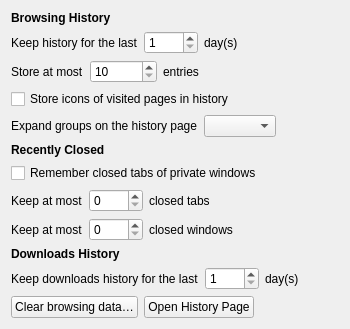
     <widget class="QWidget" name="historyPage">
      <layout class="QVBoxLayout" name="historyPageLayout">
       <item>
        <widget class="QLabel" name="historyHeader">
         <property name="font">
          <font>
           <weight>75</weight>
           <bold>true</bold>
          </font>
         </property>
         <property name="text">
          <string>Browsing History</string>
         </property>
        </widget>
       </item>
       <item>
        <layout class="QHBoxLayout" name="historyPeriodLayout">
         <item>
          <widget class="QLabel" name="historyPeriodLabel">
           <property name="text">
            <string>Keep history for the last</string>
           </property>
          </widget>
         </item>
         <item>
          <widget class="QSpinBox" name="historyPeriodSpinBox">
           <property name="minimum">
            <number>1</number>
           </property>
           <property name="maximum">
            <number>3650</number>
           </property>
          </widget>
         </item>
         <item>
          <widget class="QLabel" name="historyPeriodDaysLabel">
           <property name="text">
            <string>day(s)</string>
           </property>
          </widget>
         </item>
         <item>
          <spacer name="historyPeriodSpacer">
           <property name="orientation">
            <enum>Qt::Horizontal</enum>
           </property>
           <property name="sizeHint" stdset="0">
            <size>
             <width>40</width>
             <height>0</height>
            </size>
           </property>
          </spacer>
         </item>
        </layout>
       </item>
       <item>
        <layout class="QHBoxLayout" name="historyAmountLayout">
         <item>
          <widget class="QLabel" name="historyAmountLabel">
           <property name="text">
            <string>Store at most</string>
           </property>
          </widget>
         </item>
         <item>
          <widget class="QSpinBox" name="historyAmountSpinBox">
           <property name="minimum">
            <number>10</number>
           </property>
           <property name="maximum">
            <number>1000000</number>
           </property>
          </widget>
         </item>
         <item>
          <widget class="QLabel" name="historyAmountEntriesLabel">
           <property name="text">
            <string>entries</string>
           </property>
          </widget>
         </item>
         <item>
          <spacer name="historyAmountSpacer">
           <property name="orientation">
            <enum>Qt::Horizontal</enum>
           </property>
           <property name="sizeHint" stdset="0">
            <size>
             <width>40</width>
             <height>0</height>
            </size>
           </property>
          </spacer>
         </item>
        </layout>
       </item>
       <item>
        <widget class="QCheckBox" name="historyStoreFaviconsCheckBox">
         <property name="text">
          <string>Store icons of visited pages in history</string>
         </property>
        </widget>
       </item>
       <item>
        <layout class="QHBoxLayout" name="historyExpandLayout">
         <item>
          <widget class="QLabel" name="historyExpandLabel">
           <property name="text">
            <string>Expand groups on the history page</string>
           </property>
          </widget>
         </item>
         <item>
          <widget class="QComboBox" name="historyExpandGroupsComboBox"/>
         </item>
         <item>
          <spacer name="historyExpandSpacer">
           <property name="orientation">
            <enum>Qt::Horizontal</enum>
           </property>
           <property name="sizeHint" stdset="0">
            <size>
             <width>40</width>
             <height>0</height>
            </size>
           </property>
          </spacer>
         </item>
        </layout>
       </item>
       <item>
        <widget class="QLabel" name="historyClosedHeader">
         <property name="font">
          <font>
           <weight>75</weight>
           <bold>true</bold>
          </font>
         </property>
         <property name="text">
          <string>Recently Closed</string>
         </property>
        </widget>
       </item>
       <item>
        <widget class="QCheckBox" name="historyRememberClosedPrivateTabsCheckBox">
         <property name="text">
          <string>Remember closed tabs of private windows</string>
         </property>
        </widget>
       </item>
       <item>
        <layout class="QHBoxLayout" name="historyClosedTabsLayout">
         <item>
          <widget class="QLabel" name="historyClosedTabsLabel">
           <property name="text">
            <string>Keep at most</string>
           </property>
          </widget>
         </item>
         <item>
          <widget class="QSpinBox" name="historyClosedTabsSpinBox">
           <property name="minimum">
            <number>0</number>
           </property>
           <property name="maximum">
            <number>1000</number>
           </property>
          </widget>
         </item>
         <item>
          <widget class="QLabel" name="historyClosedTabsEntriesLabel">
           <property name="text">
            <string>closed tabs</string>
           </property>
          </widget>
         </item>
         <item>
          <spacer name="historyClosedTabsSpacer">
           <property name="orientation">
            <enum>Qt::Horizontal</enum>
           </property>
           <property name="sizeHint" stdset="0">
            <size>
             <width>40</width>
             <height>0</height>
            </size>
           </property>
          </spacer>
         </item>
        </layout>
       </item>
       <item>
        <layout class="QHBoxLayout" name="historyClosedWindowsLayout">
         <item>
          <widget class="QLabel" name="historyClosedWindowsLabel">
           <property name="text">
            <string>Keep at most</string>
           </property>
          </widget>
         </item>
         <item>
          <widget class="QSpinBox" name="historyClosedWindowsSpinBox">
           <property name="minimum">
            <number>0</number>
           </property>
           <property name="maximum">
            <number>1000</number>
           </property>
          </widget>
         </item>
         <item>
          <widget class="QLabel" name="historyClosedWindowsEntriesLabel">
           <property name="text">
            <string>closed windows</string>
           </property>
          </widget>
         </item>
         <item>
          <spacer name="historyClosedWindowsSpacer">
           <property name="orientation">
            <enum>Qt::Horizontal</enum>
           </property>
           <property name="sizeHint" stdset="0">
            <size>
             <width>40</width>
             <height>0</height>
            </size>
           </property>
          </spacer>
         </item>
        </layout>
       </item>
       <item>
        <widget class="QLabel" name="historyDownloadsHeader">
         <property name="font">
          <font>
           <weight>75</weight>
           <bold>true</bold>
          </font>
         </property>
         <property name="text">
          <string>Downloads History</string>
         </property>
        </widget>
       </item>
       <item>
        <layout class="QHBoxLayout" name="historyDownloadsLayout">
         <item>
          <widget class="QLabel" name="historyDownloadsPeriodLabel">
           <property name="text">
            <string>Keep downloads history for the last</string>
           </property>
          </widget>
         </item>
         <item>
          <widget class="QSpinBox" name="historyDownloadsPeriodSpinBox">
           <property name="minimum">
            <number>1</number>
           </property>
           <property name="maximum">
            <number>3650</number>
           </property>
          </widget>
         </item>
         <item>
          <widget class="QLabel" name="historyDownloadsPeriodDaysLabel">
           <property name="text">
            <string>day(s)</string>
           </property>
          </widget>
         </item>
         <item>
          <spacer name="historyDownloadsPeriodSpacer">
           <property name="orientation">
            <enum>Qt::Horizontal</enum>
           </property>
           <property name="sizeHint" stdset="0">
            <size>
             <width>40</width>
             <height>0</height>
            </size>
           </property>
          </spacer>
         </item>
        </layout>
       </item>
       <item>
        <layout class="QHBoxLayout" name="historyButtonsLayout">
         <item>
          <widget class="QPushButton" name="historyClearDataButton">
           <property name="text">
            <string>Clear browsing data…</string>
           </property>
          </widget>
         </item>
         <item>
          <widget class="QPushButton" name="historyOpenHistoryButton">
           <property name="text">
            <string>Open History Page</string>
           </property>
          </widget>
         </item>
         <item>
          <spacer name="historyButtonsSpacer">
           <property name="orientation">
            <enum>Qt::Horizontal</enum>
           </property>
           <property name="sizeHint" stdset="0">
            <size>
             <width>40</width>
             <height>0</height>
            </size>
           </property>
          </spacer>
         </item>
        </layout>
       </item>
      </layout>
     </widget>
